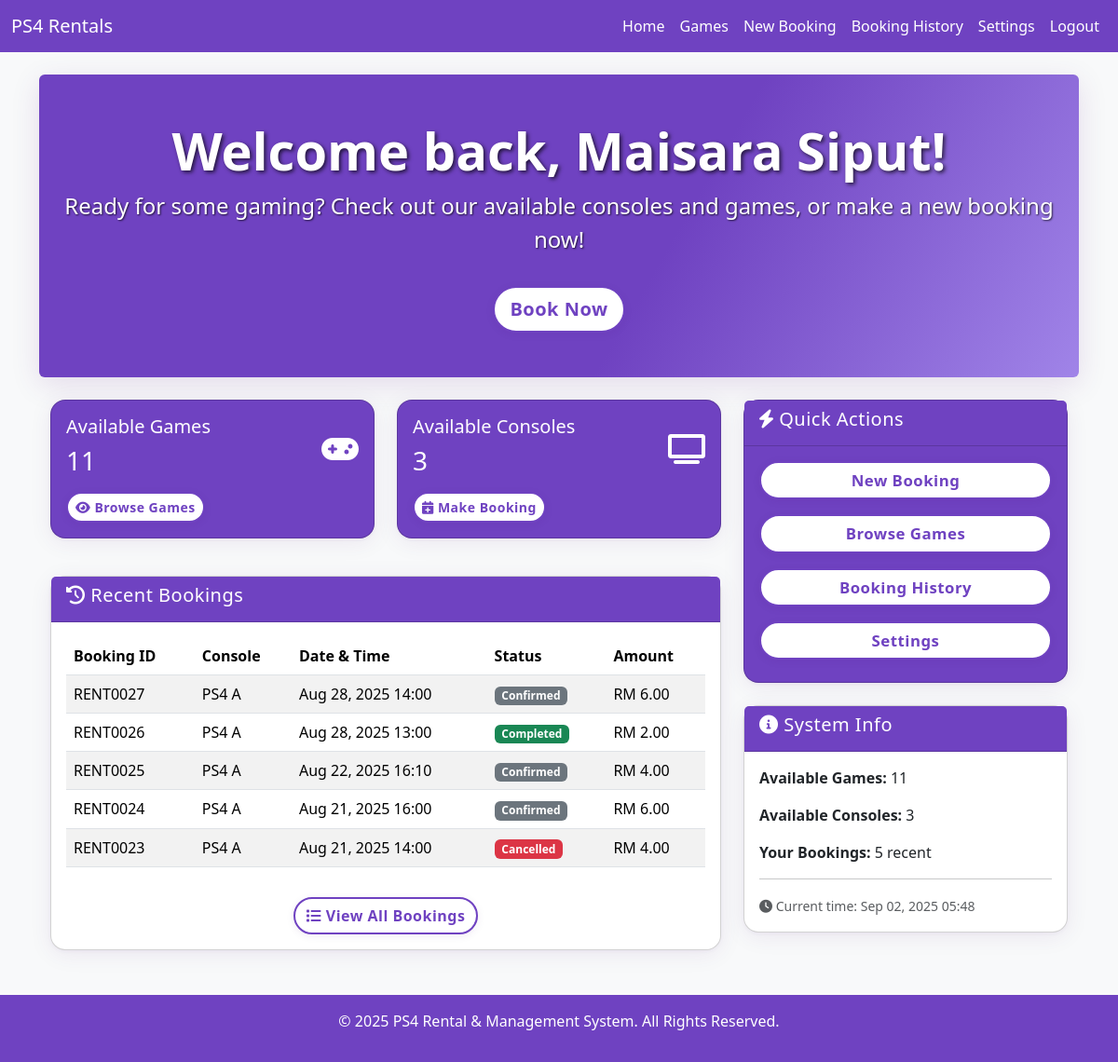
Page /customer/home.php (signed in) on the committed database.
### tables this page shows
CREATE TABLE IF NOT EXISTS `rentals` (
  `rental_ID` varchar(10) NOT NULL,
  `number_of_players` int NOT NULL DEFAULT '1',
  `booking_start_time` datetime NOT NULL,
  `booking_end_time` datetime NOT NULL,
  `actual_start_time` datetime DEFAULT NULL,
  `actual_end_time` datetime DEFAULT NULL,
  `rental_status` enum('pending_payment','confirmed','in_progress','completed','cancelled') NOT NULL DEFAULT 'pending_payment',
  `customer_ID` varchar(10) NOT NULL,
  `console_ID` varchar(10) NOT NULL,
  `staff_ID` varchar(10) DEFAULT NULL,
  `total_amount` decimal(10,2) DEFAULT NULL,
  `created_at` timestamp NOT NULL DEFAULT CURRENT_TIMESTAMP,
  `notes` text,
  `payment_ID` varchar(10) DEFAULT NULL,
  PRIMARY KEY (`rental_ID`),
  KEY `console_ID` (`console_ID`),
  KEY `staff_ID` (`staff_ID`),
  KEY `fk_rentals_payment` (`payment_ID`),
  KEY `rentals_ibfk_1` (`customer_ID`)
);

CREATE TABLE IF NOT EXISTS `consoles` (
  `console_ID` varchar(10) NOT NULL,
  `console_name` varchar(50) NOT NULL,
  `console_model` varchar(50) DEFAULT NULL,
  `location_description` varchar(255) DEFAULT NULL,
  `max_controllers` int NOT NULL DEFAULT '4',
  `consoles_status` enum('available','in_use','maintenance') NOT NULL DEFAULT 'available',
  `hourly_rate` decimal(8,2) NOT NULL,
  `notes` text,
  PRIMARY KEY (`console_ID`)
);

### customer/home.php (the view, shortened to what this page needs)
<?php
require_once '../db_connection.php';
$customer_ID = $_SESSION['customer_ID'];
$stmt = $pdo->prepare('
    SELECT r.*, co.console_name
    FROM rentals r
    JOIN consoles co ON r.console_ID = co.console_ID
    WHERE r.customer_ID = ?
    ORDER BY r.booking_start_time DESC
    LIMIT 5
');
$stmt->execute([$customer_ID]);
$recent_bookings = $stmt->fetchAll();
$stmt = $pdo->prepare('SELECT COUNT(*) FROM games WHERE is_available = 1');
$stmt->execute();
$available_games = $stmt->fetchColumn();
$stmt = $pdo->prepare('SELECT COUNT(*) FROM consoles WHERE consoles_status = "available"');
$stmt->execute();
$available_consoles = $stmt->fetchColumn();
?>
<!DOCTYPE html>
<html lang="en">
<head>
    <link href="https://cdn.jsdelivr.net/npm/bootstrap@5.3.3/dist/css/bootstrap.min.css" rel="stylesheet">
    <link href="https://cdnjs.cloudflare.com/ajax/libs/font-awesome/6.0.0/css/all.min.css" rel="stylesheet">
    <link href="../css/style.css" rel="stylesheet">
</head>
<body>
    <?php include '../partials/header.php'; ?>
    <section class="hero-section bg-purple text-white py-5 mb-4 rounded">
        <div class="container text-center">
            <h1 class="display-4">Welcome back, <?php echo htmlspecialchars($_SESSION['customer_full_name']); ?>!</h1>
            <p class="lead">Ready for some gaming? Check out our available consoles and games, or make a new booking now!</p>
            <a href="new_booking.php" class="btn btn-outline-purple btn-lg mt-3 fw-bold">Book Now</a>
        </div>
    </section>
    <div class="container">
        <div class="row">
            <div class="col-md-8">
                <div class="row mb-4">
                    <div class="col-md-6 mb-3">
                        <div class="card bg-purple text-white h-100">
                            <div class="card-body">
                                <div class="d-flex justify-content-between align-items-center">
                                    <div>
                                        <h5 class="card-title">Available Games</h5>
                                        <h3><?php echo $available_games; ?></h3>
                                    </div>
                                    <div>
                                        <i class="fas fa-gamepad fa-2x"></i>
                                    </div>
                                </div>
                                <a href="games.php" class="btn btn-outline-purple btn-sm mt-2">
                                    <i class="fas fa-eye"></i> Browse Games
                                </a>
                            </div>
                        </div>
                    </div>
                    <div class="col-md-6 mb-3">
                        <div class="card bg-purple text-white h-100">
                            <div class="card-body">
                                <div class="d-flex justify-content-between align-items-center">
                                    <div>
                                        <h5 class="card-title">Available Consoles</h5>
                                        <h3><?php echo $available_consoles; ?></h3>
                                    </div>
                                    <div>
                                        <i class="fas fa-tv fa-2x"></i>
                                    </div>
                                </div>
                                <a href="new_booking.php" class="btn btn-outline-purple btn-sm mt-2">
                                    <i class="fas fa-calendar-plus"></i> Make Booking
                                </a>
                            </div>
                        </div>
                    </div>
                </div>
                <div class="card mb-4">
                    <div class="card-header bg-purple text-white">
                        <h5><i class="fas fa-history"></i> Recent Bookings</h5>
                    </div>
                    <div class="card-body">
                        <?php if (empty($recent_bookings)): ?>
                            <p class="text-muted">No bookings yet. <a href="new_booking.php">Make your first booking!</a></p>
                        <?php else: ?>
                            <div class="table-responsive">
                                <table class="table table-striped">
                                    <thead>
                                        <tr>
                                            <th>Booking ID</th>
                                            <th>Console</th>
                                            <th>Date & Time</th>
                                            <th>Status</th>
                                            <th>Amount</th>
                                        </tr>
                                    </thead>
                                    <tbody>
                                        <?php foreach ($recent_bookings as $booking): ?>
                                        <tr>
                                            <td><?php echo htmlspecialchars($booking['rental_ID']); ?></td>
                                            <td><?php echo htmlspecialchars($booking['console_name']); ?></td>
                                            <td><?php echo date('M d, Y H:i', strtotime($booking['booking_start_time'])); ?></td>
                                            <td>
                                                <span class="badge bg-<?php
                                                    echo $booking['rental_status'] === 'completed' ? 'success' :
                                                        ($booking['rental_status'] === 'in_progress' ? 'warning' :
                                                        ($booking['rental_status'] === 'pending_payment' ? 'info' :
                                                        ($booking['rental_status'] === 'cancelled' ? 'danger' : 'secondary')));
                                                ?>">
                                                    <?php echo ucfirst(str_replace('_', ' ', $booking['rental_status'])); ?>
                                                </span>
                                            </td>
                                            <td><?php echo $booking['total_amount'] ? 'RM ' . number_format($booking['total_amount'], 2) : '-'; ?></td>
                                        </tr>
                                        <?php endforeach; ?>
                                    </tbody>
                                </table>
                            </div>
                            <div class="text-center mt-3">
                                <a href="booking_history.php" class="btn btn-outline-purple text-white">
                                    <i class="fas fa-list"></i> View All Bookings
                                </a>
                            </div>
                        <?php endif; ?>
                    </div>
                </div>
            </div>
            <div class="col-md-4">
                <div class="card mb-4 bg-purple text-white quick-actions">
                    <div class="card-header bg-purple text-white">
                        <h5><i class="fas fa-bolt"></i> Quick Actions</h5>
                    </div>
                    <div class="card-body">
                        <div class="d-grid gap-2">
                            <a href="new_booking.php" class="btn btn-outline-purple">New Booking</a>
                            <a href="games.php" class="btn btn-outline-purple">Browse Games</a>
                            <a href="booking_history.php" class="btn btn-outline-purple">Booking History</a>
                            <a href="settings.php" class="btn btn-outline-purple">Settings</a>
                        </div>
                    </div>
                </div>
                <div class="card">
                    <div class="card-header bg-purple text-white">
                        <h5><i class="fas fa-info-circle"></i> System Info</h5>
                    </div>
                    <div class="card-body">
                        <p><strong>Available Games:</strong> <?php echo $available_games; ?></p>
                        <p><strong>Available Consoles:</strong> <?php echo $available_consoles; ?></p>
                        <p><strong>Your Bookings:</strong> <?php echo count($recent_bookings); ?> recent</p>
                        <hr>
                        <small class="text-muted">
                            <i class="fas fa-clock"></i>
                            Current time: <?php echo date('M d, Y H:i'); ?>
                        </small>
                    </div>
                </div>
            </div>
        </div>
    </div>
    <?php include '../partials/footer.php'; ?>
</body>
</html>

### css/style.css (style rules this page uses)
body { background-color: #f8f9fa; }
.bg-purple { background-color: #6f42c1 !important; color: #fff !important; }
.hero-section { background-color: #6f42c1 !important; color: white; padding: 100px 0; text-align: center; border-radius: 10px; margin-bottom: 30px; }
.hero-section h1 { font-size: 3.5rem; font-weight: bold; text-shadow: 2px 2px 4px rgba(0, 0, 0, 0.7); }
.hero-section .lead { font-size: 1.5rem; text-shadow: 1px 1px 2px rgba(0, 0, 0, 0.7); }
.card, .hero-section { border-radius: 1rem; box-shadow: 0 4px 24px rgba(80, 0, 120, 0.08), 0 1.5px 4px rgba(80,0,120,0.04); }
.btn, .btn-purple { border-radius: 2rem; font-weight: 600; letter-spacing: 0.5px; transition: background 0.2s, color 0.2s, box-shadow 0.2s; box-shadow: 0 2px 8px rgba(80,0,120,0.08); }
.hero-section { background: linear-gradient(120deg, #6f42c1 60%, #a084e8 100%); color: #fff; padding: 80px 0 60px 0; margin-bottom: 2rem; border-radius: 1.5rem; box-shadow: 0 8px 32px rgba(80,0,120,0.12); }
.card-header { font-size: 1.1rem; font-weight: 700; letter-spacing: 0.5px; border-radius: 1rem 1rem 0 0; }
.quick-actions .btn { margin-bottom: 0.5rem; font-size: 1.05rem; display: flex; align-items: center; justify-content: center; gap: 0.5rem; }
.btn-outline-purple { background: #fff !important; color: #6f42c1 !important; border: 2px solid #6f42c1 !important; font-weight: 600; transition: background 0.2s, color 0.2s, box-shadow 0.2s; }

### rows in the picture
rentals: rental_ID "RENT0027", console_ID.console_name "PS4 A", booking_start_time "Aug 28, 2025 14:00", rental_status "Confirmed", total_amount "6.00"
rentals: rental_ID "RENT0026", console_ID.console_name "PS4 A", booking_start_time "Aug 28, 2025 13:00", rental_status "Completed", total_amount "2.00"
rentals: rental_ID "RENT0025", console_ID.console_name "PS4 A", booking_start_time "Aug 22, 2025 16:10", rental_status "Confirmed", total_amount "4.00"
rentals: rental_ID "RENT0024", console_ID.console_name "PS4 A", booking_start_time "Aug 21, 2025 16:00", rental_status "Confirmed", total_amount "6.00"
rentals: rental_ID "RENT0023", console_ID.console_name "PS4 A", booking_start_time "Aug 21, 2025 14:00", rental_status "Cancelled", total_amount "4.00"

### other values in the picture
$_SESSION['customer_full_name'] "Maisara Siput"
$available_games "11"
$available_consoles "3"
count($recent_bookings) "5"
